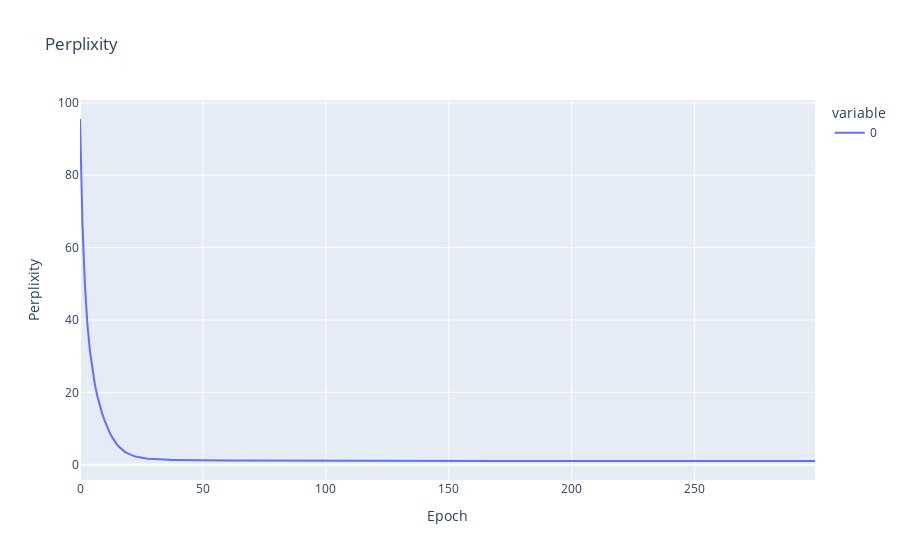

Notebook cell for this chart:
### Code cell
ppl = [torch.exp(torch.tensor(l)).item() for l in losses]
fig = px.line(ppl, title="Perplixity")
fig.update_layout(
    xaxis_title="Epoch",
    yaxis_title="Perplixity",)
fig.show()

### Figure 1 — Plotly figure (JSON) as saved in the notebook; plotly's stock layout.template omitted (floating-point values rounded to 4 significant figures; data arrays with more than 128 entries replaced by an {"elided": "..."} marker saying what was removed)
{"data": [{"hovertemplate": "variable=0<br>index=%{x}<br>value=%{y}<extra></extra>", "legendgroup": "0", "line": {"color": "#636efa", "dash": "solid"}, "marker": {"symbol": "circle"}, "mode": "lines", "name": "0", "orientation": "v", "showlegend": true, "type": "scatter", "x": {"elided": "300 int values"}, "xaxis": "x", "y": {"elided": "300 float values"}, "yaxis": "y"}], "layout": {"legend": {"title": {"text": "variable"}, "tracegroupgap": 0}, "title": {"text": "Perplixity"}, "xaxis": {"anchor": "y", "domain": [0, 1], "title": {"text": "Epoch"}}, "yaxis": {"anchor": "x", "domain": [0, 1], "title": {"text": "Perplixity"}}}}
